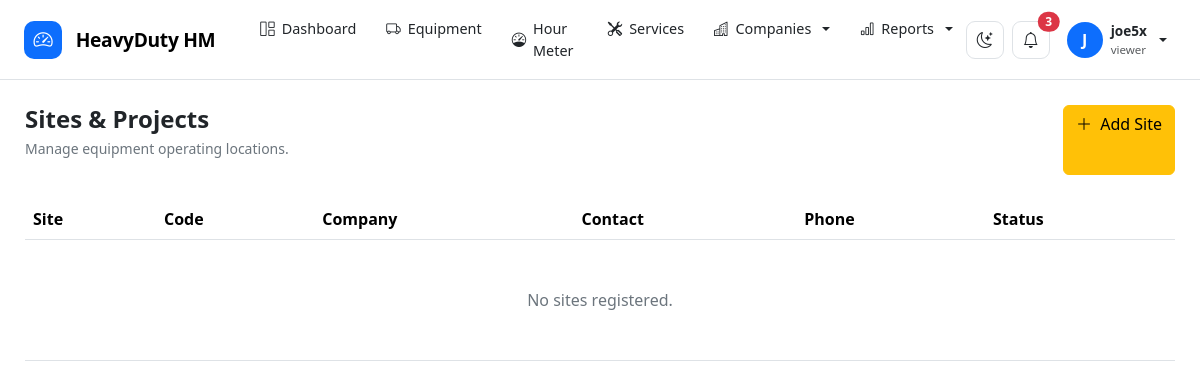
Page /companies/sites/ (signed in) on the earlier database version.
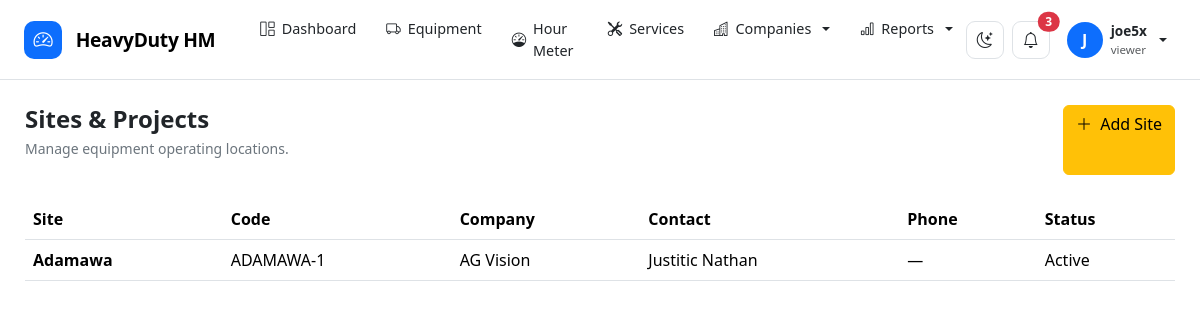
Same page on the later database version.
### companies/models.py (models this page shows, shortened)
class Site(models.Model):
    company = models.ForeignKey(
        Company,
        on_delete=models.CASCADE,
        related_name="sites"
    )
    name = models.CharField(
        max_length=200
    )
    code = models.CharField(
        max_length=50,
        blank=True
    )
    address = models.TextField(
        blank=True
    )
    city = models.CharField(
        max_length=100,
        blank=True
    )
    state = models.CharField(
        max_length=100,
        blank=True
    )
    country = models.CharField(
        max_length=100,
        default="Nigeria"
    )
    contact_person = models.CharField(
        max_length=150,
        blank=True
    )
    contact_phone = models.CharField(
        max_length=50,
        blank=True
    )
    latitude = models.DecimalField(
        max_digits=10,
        decimal_places=7,
        null=True,
        blank=True
    )
    longitude = models.DecimalField(
        max_digits=10,
        decimal_places=7,
        null=True,
        blank=True
    )
    is_active = models.BooleanField(
        default=True
    )
    created_by = models.ForeignKey(
        settings.AUTH_USER_MODEL,
        on_delete=models.SET_NULL,
        null=True,
        blank=True,
        related_name="created_sites"
    )
    created_at = models.DateTimeField(
        auto_now_add=True
    )
    updated_at = models.DateTimeField(
        auto_now=True
    )
    class Meta:
        ordering = ["company", "name"]
        verbose_name = "Site"
        verbose_name_plural = "Sites"
        constraints = [
            models.UniqueConstraint(
                fields=["company", "name"],
                name="unique_site_name_per_company"
            ),
            models.UniqueConstraint(
                fields=["company", "code"],
                name="unique_site_code_per_company"
            ),
        ]

class Company(models.Model):
    name = models.CharField(
        max_length=200,
        unique=True
    )
    short_name = models.CharField(
        max_length=50,
        blank=True
    )
    address = models.TextField(
        blank=True
    )
    phone = models.CharField(
        max_length=50,
        blank=True
    )
    email = models.EmailField(
        blank=True
    )
    website = models.URLField(
        blank=True
    )
    logo = models.ImageField(
        upload_to="companies/logos/",
        blank=True,
        null=True
    )
    is_active = models.BooleanField(
        default=True
    )
    created_by = models.ForeignKey(
        settings.AUTH_USER_MODEL,
        on_delete=models.SET_NULL,
        null=True,
        blank=True,
        related_name="created_companies"
    )
    created_at = models.DateTimeField(
        auto_now_add=True
    )
    updated_at = models.DateTimeField(
        auto_now=True
    )
    class Meta:
        ordering = ["name"]
        verbose_name = "Company"
        verbose_name_plural = "Companies"

### companies/views.py (the view, shortened to what this page needs)
@login_required
def site_list(request):
    sites = (
        Site.objects
        .select_related(
            "company",
            "created_by",
        )
        .all()
    )
    query = request.GET.get("q", "").strip()
    status = request.GET.get("status", "").strip()
    company_id = request.GET.get("company", "").strip()
    if status == "active":
        sites = sites.filter(
            is_active=True
        )
    elif status == "inactive":
        sites = sites.filter(
            is_active=False
        )
    if company_id:
        sites = sites.filter(
            company_id=company_id
        )
    sites = sites.order_by(
        "company__name",
        "name",
    )
    companies = Company.objects.filter(
        is_active=True
    ).order_by("name")
    context = {
        "sites": sites,
        "companies": companies,
        "query": query,
        "selected_status": status,
        "selected_company": company_id,
    }
    return render(
        request,
        "companies/site_list.html",
        context,
    )

### templates/companies/site_list.html (shortened to what this page needs)
{% extends "base.html" %}
{% block content %}
<div class="d-flex justify-content-between mb-4">
    <div>
        <h4 class="fw-bold mb-1">
            Sites & Projects
        </h4>
        <p class="text-secondary small">
            Manage equipment operating locations.
        </p>
    </div>
    <a href="{% url 'companies:site_create' %}"
       class="btn btn-warning">
        <i class="bi bi-plus-lg me-1"></i>
        Add Site
    </a>
</div>
<div class="panel">
    <div class="table-responsive">
        <table class="table">
            <thead>
                <tr>
                    <th>Site</th>
                    <th>Code</th>
                    <th>Company</th>
                    <th>Contact</th>
                    <th>Phone</th>
                    <th>Status</th>
                </tr>
            </thead>
            <tbody>
            {% for site in sites %}
                <tr>
                    <td class="fw-semibold">
                        {{ site.name }}
                    </td>
                    <td>
                        {{ site.code }}
                    </td>
                    <td>
                        {{ site.company.name }}
                    </td>
                    <td>
                        {{ site.contact_person|default:"—" }}
                    </td>
                    <td>
                        {{ site.phone|default:"—" }}
                    </td>
                    <td>
                        {% if site.is_active %}
                        <span class="status status-active">
                            Active
                        </span>
                        {% else %}
                        <span class="status status-danger">
                            Inactive
                        </span>
                        {% endif %}
                    </td>
                </tr>
            {% empty %}
                <tr>
                    <td colspan="6"
                        class="text-center text-secondary py-5">
                        No sites registered.
                    </td>
                </tr>
            {% endfor %}
            </tbody>
        </table>
    </div>
</div>
{% endblock %}

Differences in the rows shown:
added Site: name "Adamawa", code "ADAMAWA-1", company.name "AG Vision", contact_person "Justitic Nathan", phone "—", is_active "Active"
Other differences:
text no longer shown: "No sites registered."
